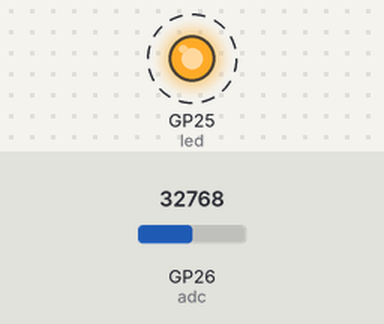
The program below on a simulated Raspberry Pi Pico running CircuitPython. Parts: output pins drawn as LEDs (lit = HIGH). Dashed ring = blinking. The test bench sets the inputs (shaded band); at power-on: GP26 (adc) = 32768 (analog values on the 0–65535 scale). What the program prints to the serial console is not drawn.

Above: at 0.5 s.
Timing chart, 0 to 4.6 s (numbered marks = the images above):
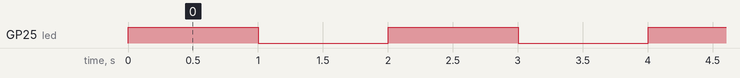

Measured:
- by itself, GP25 (led): alternates HIGH for 1.0 s and LOW for 1.0 s

The program:

code.py
```python
import digitalio
import board
import time
import mf52

led = digitalio. DigitalInOut(board.LED)
led.direction = digitalio. Direction.OUTPUT

while True:
    led.value = not led.value
    time.sleep(1)
    mf52.read_temperature()
```

mf52.py
```python
import board
import analogio

adc = analogio.AnalogIn(board.GP26)

def read_temperature():
    adc_raw = adc.value
    print(f"Raw ADC value: {adc_raw}")
    ADC_VREF = 3.3
    ADC_MAX_RAW = 65536
    adcVoltage = adc_raw * ADC_VREF / ADC_MAX_RAW
    print(f"ADC Voltage: {adcVoltage}")
```
